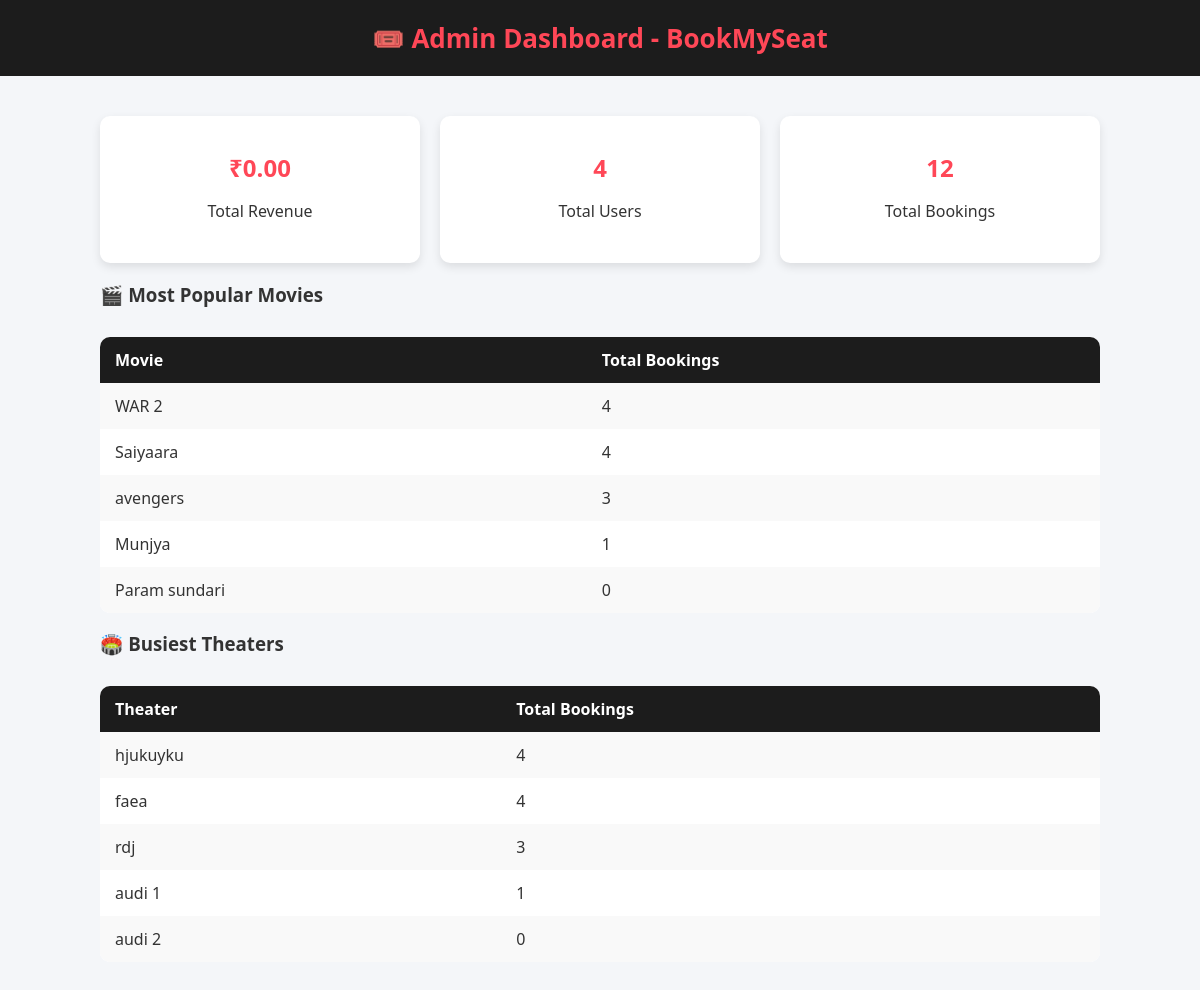
The app's page /movies/dashboard/ (signed in) with its own data.
### movies/models.py (models this page shows, shortened)
class Movie(models.Model):
    GenreChoices = [
        ('Action', 'Action'),
        ('Drama', 'Drama'),
        ('Comedy', 'Comedy'),
        ('Romance', 'Romance'),
        ('Horror', 'Horror'),
        ('Thriller', 'Thriller'),
    ]
    LanguageChoices = [
        ('Hindi', 'Hindi'),
        ('English', 'English'),
        ('Tamil', 'Tamil'),
        ('Telugu', 'Telugu'),
        ('Spanish', 'Spanish'),
        ('Marathi', 'Marathi'),
    ]
    name = models.CharField(max_length=255)
    image = models.ImageField(upload_to="movies/")
    rating = models.DecimalField(max_digits=3, decimal_places=1)
    cast = models.TextField()
    description = models.TextField(blank=True, null=True)
    genre = models.CharField(max_length=30, choices=GenreChoices, default='Comedy')
    language = models.CharField(max_length=30, choices=LanguageChoices, default='Hindi')
    trailer_url = models.URLField(blank=True, null=True)

class Theater(models.Model):
    name = models.CharField(max_length=255)
    movie = models.ForeignKey(Movie, on_delete=models.CASCADE, related_name='theaters')
    time = models.DateTimeField()

### movies/views.py (the view)
# urls.py: path('dashboard/', views.admin_dashboard, name='admin_dashboard')
@staff_member_required
def admin_dashboard(request):
    total_revenue = 0  # You can update this later if you add ticket pricing
    popular_movies = (
        Movie.objects
        .annotate(total_bookings=Count('booking'))
        .order_by('-total_bookings')[:5]
    )
    busiest_theaters = (
        Theater.objects
        .annotate(total_bookings=Count('booking'))
        .order_by('-total_bookings')[:5]
    )
    from django.contrib.auth.models import User
    total_users = User.objects.count()
    total_bookings = Booking.objects.count()
    context = {
        'total_revenue': total_revenue,
        'popular_movies': popular_movies,
        'busiest_theaters': busiest_theaters,
        'total_users': total_users,
        'total_bookings': total_bookings,
    }
    return render(request, 'movies/admin_dashboard.html', context)

### templates/movies/admin_dashboard.html (shortened to what this page needs)
<!DOCTYPE html>
<html lang="en">
<head>
</head>
<body>
<header>🎟️ Admin Dashboard - BookMySeat</header>
<div class="container">
  <div class="cards">
    <div class="card">
      <h2>₹{{ total_revenue|floatformat:2 }}</h2>
      <p>Total Revenue</p>
    </div>
    <div class="card">
      <h2>{{ total_users }}</h2>
      <p>Total Users</p>
    </div>
    <div class="card">
      <h2>{{ total_bookings }}</h2>
      <p>Total Bookings</p>
    </div>
  </div>
  <h3>🎬 Most Popular Movies</h3>
  <table>
    <tr>
      <th>Movie</th>
      <th>Total Bookings</th>
    </tr>
    {% for movie in popular_movies %}
      <tr>
        <td>{{ movie.name }}</td>
        <td>{{ movie.total_bookings }}</td>
      </tr>
    {% empty %}
      <tr><td colspan="2">No data available</td></tr>
    {% endfor %}
  </table>
  <h3>🏟️ Busiest Theaters</h3>
  <table>
    <tr>
      <th>Theater</th>
      <th>Total Bookings</th>
    </tr>
    {% for theater in busiest_theaters %}
      <tr>
        <td>{{ theater.name }}</td>
        <td>{{ theater.total_bookings }}</td>
      </tr>
    {% empty %}
      <tr><td colspan="2">No data available</td></tr>
    {% endfor %}
  </table>
</div>
</body>
</html>

### templates/movies/admin_dashboard.html (style rules this page uses)
body { font-family: 'Segoe UI', sans-serif; background: #f4f6f9; margin: 0; padding: 0; color: #333; }
header { background: #1c1c1c; color: #ff4757; padding: 20px; text-align: center; font-size: 26px; font-weight: bold; }
.container { padding: 40px; max-width: 1000px; margin: auto; }
.cards { display: grid; grid-template-columns: repeat(auto-fit, minmax(230px, 1fr)); gap: 20px; }
.card { background: white; border-radius: 10px; padding: 25px; text-align: center; box-shadow: 0 4px 10px rgba(0,0,0,0.1); }
.card h2 { color: #ff4757; margin: 10px 0; }
table { width: 100%; border-collapse: collapse; margin-top: 30px; background: white; border-radius: 10px; overflow: hidden; }
th, td { padding: 12px 15px; text-align: left; }
th { background: #1c1c1c; color: #fff; }
tr:nth-child(even) { background: #f9f9f9; }

### records on screen
Movie: name "WAR 2", total_bookings "4"
Movie: name "Saiyaara", total_bookings "4"
Movie: name "avengers", total_bookings "3"
Movie: name "Munjya", total_bookings "1"
Movie: name "Param sundari", total_bookings "0"
Theater: name "hjukuyku", total_bookings "4"
Theater: name "faea", total_bookings "4"
Theater: name "rdj", total_bookings "3"
Theater: name "audi 1", total_bookings "1"
Theater: name "audi 2", total_bookings "0"

### other values on screen
{{ total_revenue|floatformat:2 }} "0.00"
{{ total_users }} "4"
{{ total_bookings }} "12"
